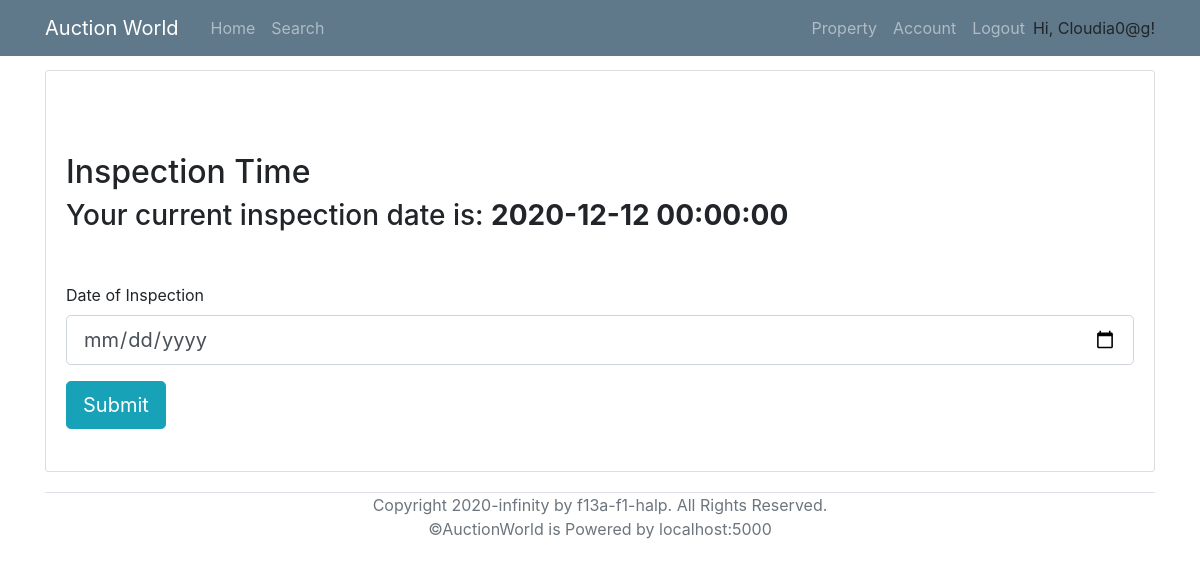
/inspectionTime/1 (signed in), run on an earlier commit of the app's database.
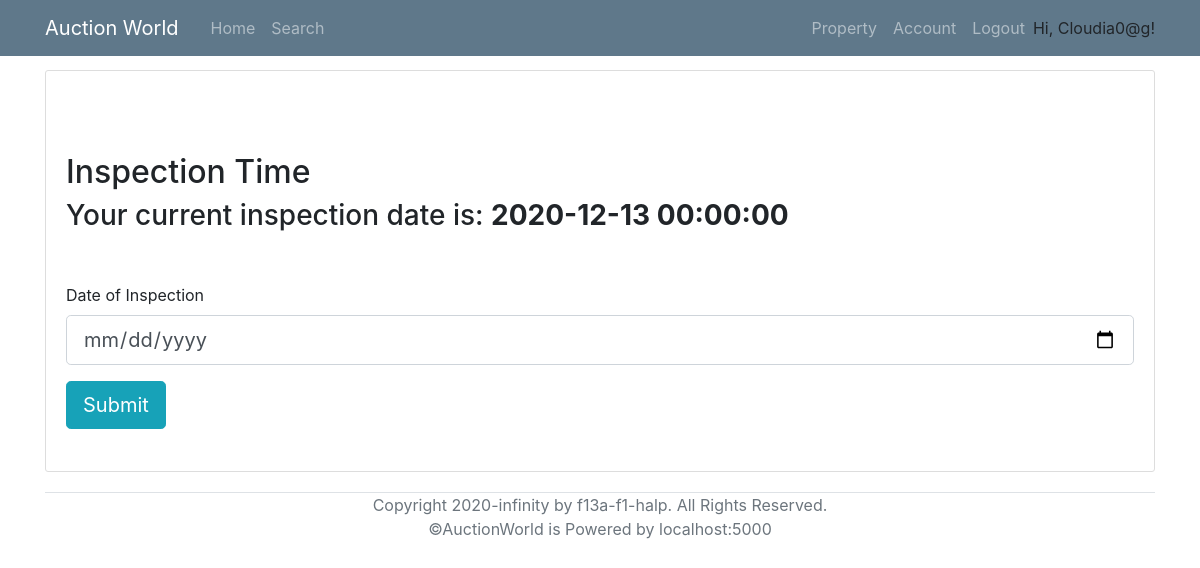
And on a later commit of the database.
### models.py (models this page shows, shortened)
class Property(db.Model):
    __tablename__ = 'Property'
    id = db.Column(db.Integer, primary_key = True)
    property_type = db.Column(db.String)
    add_unit = db.Column(db.String(100))
    add_num = db.Column(db.String(100))
    add_name = db.Column(db.String(100))
    add_suburb = db.Column(db.String(100))
    add_state = db.Column(db.String(3))
    add_pc = db.Column(db.String(4))
    num_bedrooms = db.Column(db.Integer)
    num_parking = db.Column(db.Integer)
    num_bathrooms = db.Column(db.Integer)
    parking_features = db.Column(db.String)
    building_size = db.Column(db.Integer)
    land_size = db.Column(db.Integer)
    inspection_date = db.Column(db.DateTime)
    description = db.Column(db.String(2000))
    year_built = db.Column(db.Integer)
    status = db.Column(db.String)
    seller = db.Column(db.Integer, db.ForeignKey('User.id'))
    auctionId = db.relationship('AuctionDetails', backref='Property', uselist=False)
    photo_collection = db.relationship('Photos', backref='Property', lazy='dynamic')
    registeredBidders = db.relationship('User',secondary=lambda: RegisteredAssociation.__table__, backref="RegisteredProperties")

### routes.py (the view)
@app.route("/inspectionTime/<p_id>", methods=['GET', 'POST'])
@login_required
def inspection_time(p_id):
    p = Property.query.filter_by(id=p_id).all()
    form = EditInspectionDate()
    if form.validate_on_submit():
        new_time = form.inspection_date.data
        q = Property.query.filter_by(id = p_id).all()
        q[0].inspection_date = new_time
        db.session.commit()
        return render_template('inspection.html', p = p[0], form = form)
    return render_template('inspection.html', p = p[0], form = form)

### forms.py
class EditInspectionDate(FlaskForm):
    inspection_date = DateField('Date of Inspection')
    submit = SubmitField('Submit')

### models.py (called while the page is built)
@login_manager.user_loader
def load_user(id):
    return User.query.get(id)

### templates/inspection.html (shortened to what this page needs)
{% extends "base.html" %}
{% block content %}
<div class="content-section">
    <br><br><br>
    <h2 class="title">Inspection Time</h2>
    <h3>Your current inspection date is: <b>{{ p.inspection_date }}</b></h3>
    <form action="" method="POST" action="inspectionTime/{{p.id}}" style="margin-top: 50px;" novalidate>
        <fieldset class="form-group">
            <div class="form-group">
                {{ form.inspection_date.label }}<br>
                {% if form.inspection_date.errors %}
                    {{ form.inspection_date(class="form-control form-control-lg is-invalid") }}
                    <div class="invalid-feedback">
                        {% for error in form.inspection_date.errors %}
                            <span>{{ error }}</span>
                        {% endfor %}
                    </div>
                {% else %}
                    {{ form.inspection_date(class="form-control form-control-lg") }}
                {% endif %}
            </div>
            <div class="form-group">{{ form.submit(class="btn btn-info btn-lg") }}</div>
        </fieldset>
    </form>
</div>
{% endblock content %}

What changed in the data, as far as the page shows it:
changed Property: inspection_date "2020-12-12 00:00:00" → "2020-12-13 00:00:00"
